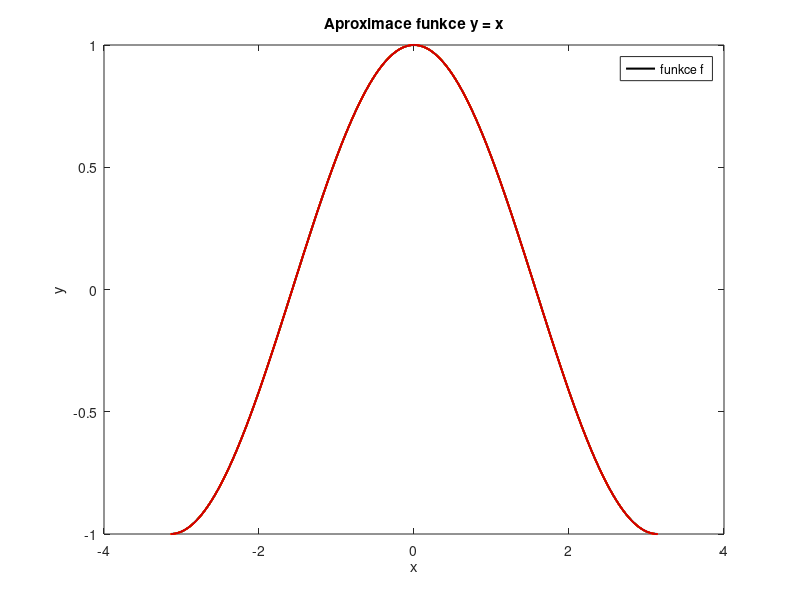
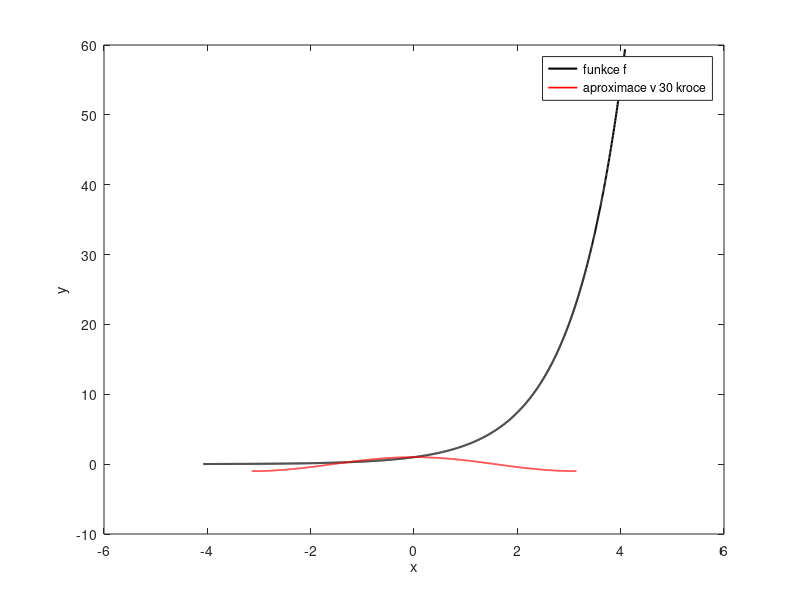
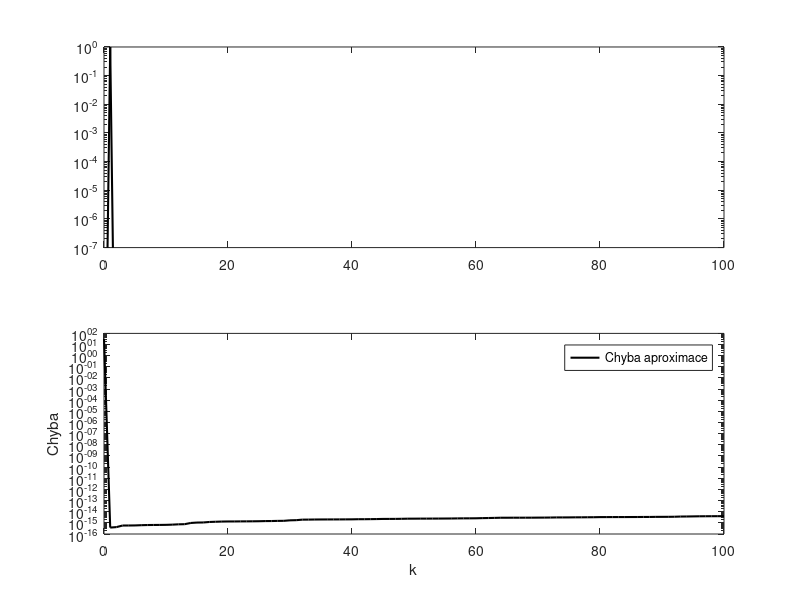

MATLAB code for these plots, in order:
clear all, close all, clc

% Define domain
L = pi;
dxx = 0.0013;
xx = (-1.3+dxx:dxx:1.3)*L;
g = exp(xx);

dx = 0.001;
x = (-1+dx:dx:1)*L;
n = length(x); nquart = floor(n/4);

% Define function
f = cos(x);

plot(x,f,'-k','LineWidth',1.5), hold on
%% Compute Fourier series
CC = jet(30);
A0 = sum(f.*ones(size(x)))*dx;
fFS = A0/2;
for k=1:30
A(k) = sum(f.*cos(pi*k*x/L))*dx; % Inner product
B(k) = sum(f.*sin(pi*k*x/L))*dx;
fFS = fFS + A(k)*cos(k*pi*x/L) + B(k)*sin(k*pi*x/L);
plot(x,fFS,'-','Color',CC(k,:),'LineWidth',1.2)
title('Aproximace funkce y = x')
xlabel('x') 
ylabel('y')
legend('funkce f')
pause(0.01)
end
%% posledni aprox
figure
plot(xx,g,'-k','LineWidth',1.5), hold on
plot(x,fFS,'r','LineWidth',1.2)
xlabel('x') 
ylabel('y')
legend('funkce f','aproximace v 30 kroce')
%% Plot amplitudes
figure
clear ERR
clear A
fFS = A0/2;
A(1) = A0/2;
ERR(1) = norm(f-fFS);
kmax = 100;
for k=1:kmax
    A(k+1) = sum(f.*cos(pi*k*x/L))*dx;
    B(k+1) = sum(f.*sin(pi*k*x/L))*dx;
%     plot(x,B(k)*sin(2*k*pi*x/L),'k-','LineWidth',1.2);
    fFS = fFS + A(k+1)*cos(k*pi*x/L) + B(k+1)*sin(k*pi*x/L);
    ERR(k+1) = norm(f-fFS)/norm(f);
end
thresh = median(ERR)*sqrt(kmax)*4/sqrt(3);
r = max(find(ERR>thresh));
r = 7;
subplot(2,1,1)
semilogy(0:1:kmax,A,'k','LineWidth',1.5)
hold on
semilogy(r,A(r+1),'bo','LineWidth',1.5)
xlim([0 kmax])
ylim([10^(-7) 1])
subplot(2,1,2)
semilogy(0:1:kmax,ERR,'k','LineWidth',1.5)
xlabel('k') 
ylabel('Chyba')
legend('Chyba aproximace')
hold on
